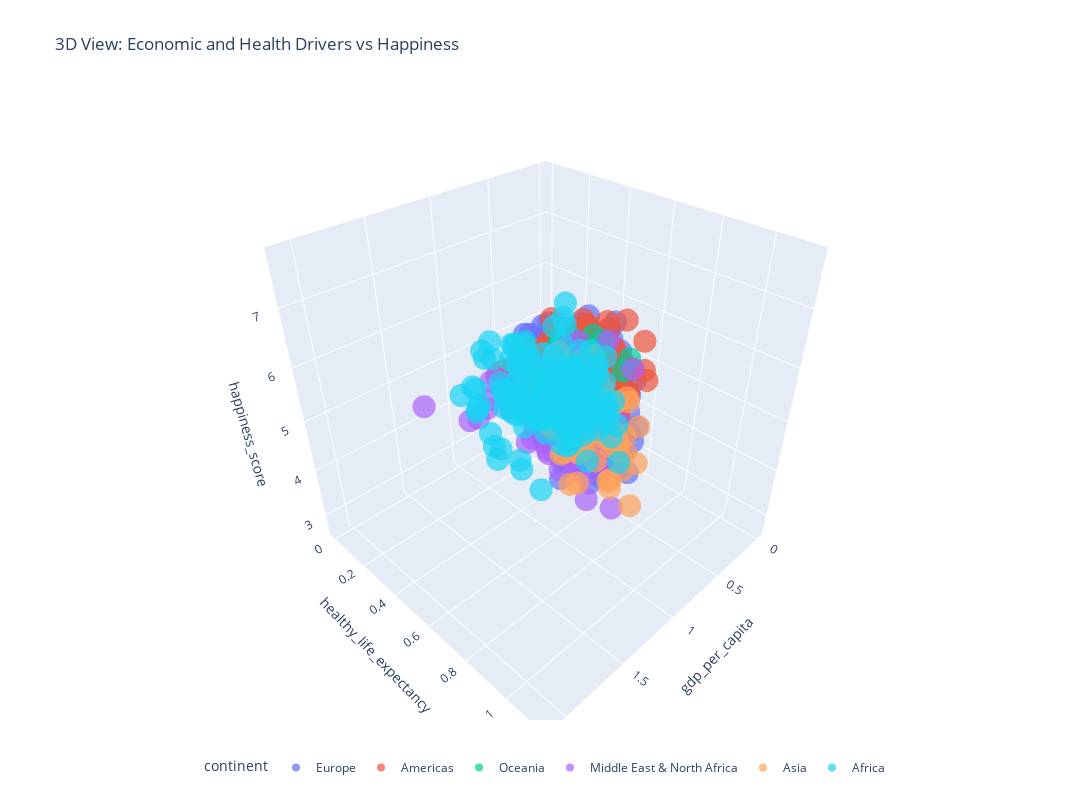

The notebook cell this image was saved under:
### Markdown cell above
### 5.2 3D perspective
The 3D scatter shows how economic output and longevity combine with happiness.

### Code cell
fig_3d = px.scatter_3d(
    happiness.dropna(subset=["gdp_per_capita", "healthy_life_expectancy", "happiness_score"]),
    x="gdp_per_capita",
    y="healthy_life_expectancy",
    z="happiness_score",
    color="continent",
    hover_data={"country": True, "year": True, "region": True},
    opacity=0.7,
    title="3D View: Economic and Health Drivers vs Happiness",
)
fig_3d.update_layout(
    legend=dict(orientation="h", yanchor="bottom", y=-0.1, xanchor="center", x=0.5),
    width=1200,
    height=800
)
fig_3d.show()
